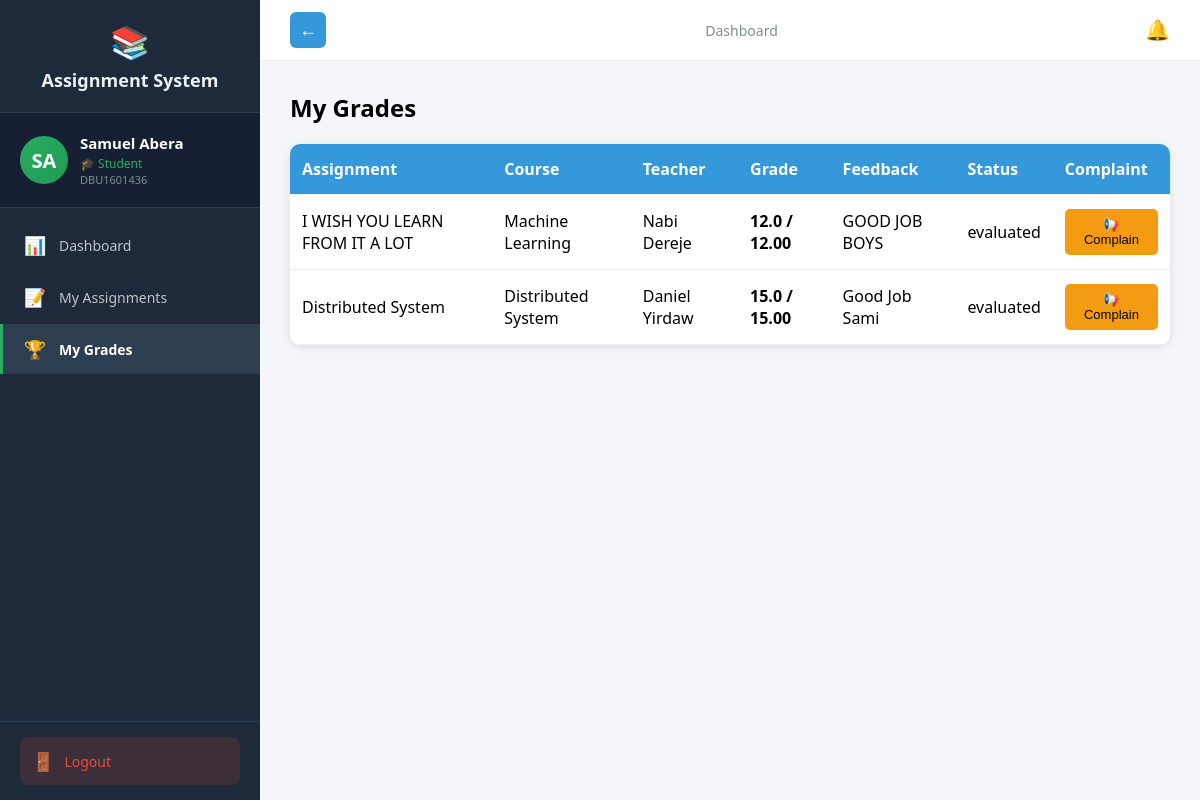
The page /student/grades (signed in) on the database as committed earlier.
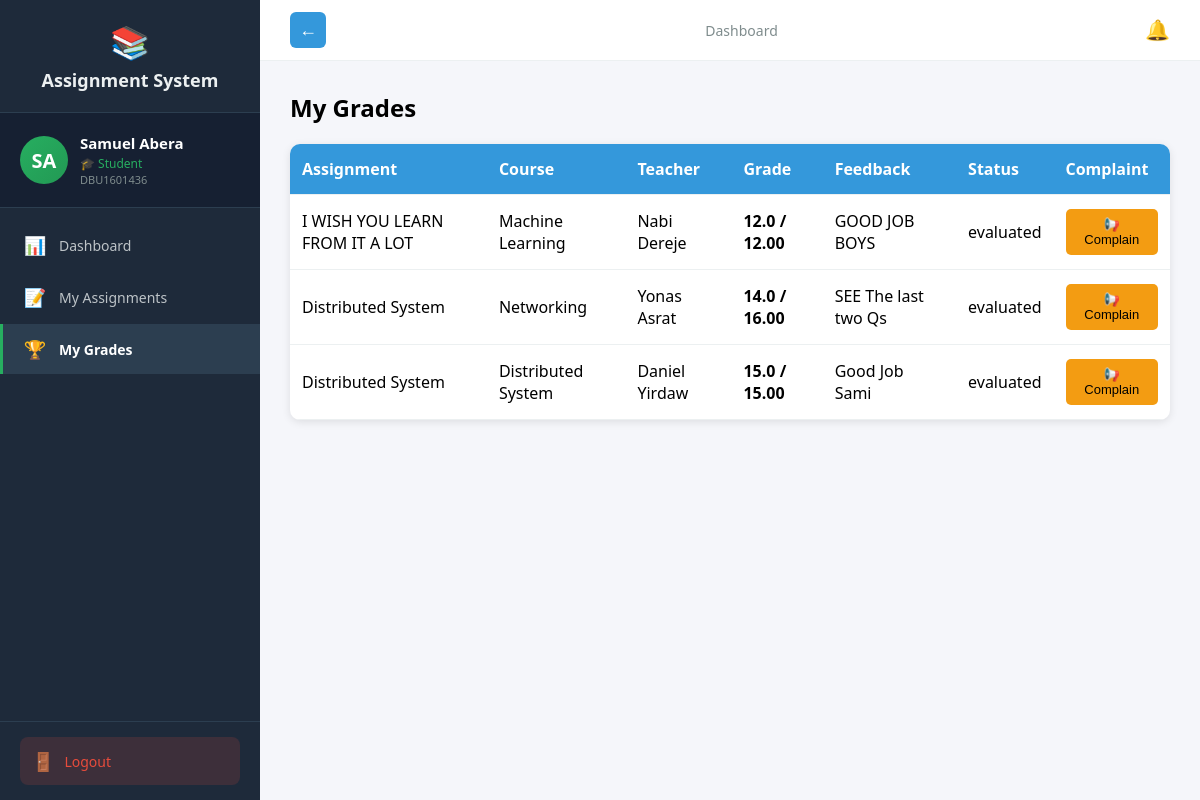
The same page on the database as committed later.
### tables this page shows
CREATE TABLE users (
            id TEXT PRIMARY KEY,
            user_id TEXT UNIQUE NOT NULL,
            first_name TEXT NOT NULL,
            last_name TEXT NOT NULL,
            email TEXT UNIQUE NOT NULL,
            password_hash TEXT NOT NULL,
            role TEXT NOT NULL,
            is_approved INTEGER DEFAULT 0,
            created_at TIMESTAMP DEFAULT CURRENT_TIMESTAMP,
            updated_at TIMESTAMP DEFAULT CURRENT_TIMESTAMP,
            node_id TEXT
        );

CREATE TABLE submissions (
            id TEXT PRIMARY KEY,
            assignment_id TEXT REFERENCES assignments(id),
            student_id TEXT REFERENCES students(id),
            files TEXT,
            student_comment TEXT,
            submitted_at TIMESTAMP DEFAULT CURRENT_TIMESTAMP,
            updated_at TIMESTAMP DEFAULT CURRENT_TIMESTAMP,
            grade REAL,
            feedback TEXT,
            evaluated_at TIMESTAMP,
            status TEXT DEFAULT 'submitted',
            complaint TEXT,
            complaint_status TEXT,
            group_id TEXT,
            node_id TEXT
        );

CREATE TABLE assignments (
            id TEXT PRIMARY KEY,
            title TEXT NOT NULL,
            description TEXT,
            teacher_id TEXT REFERENCES teachers(id),
            course_name TEXT NOT NULL,
            department TEXT NOT NULL,
            year INTEGER NOT NULL,
            deadline TIMESTAMP NOT NULL,
            late_submission INTEGER DEFAULT 0,
            penalty_per_day REAL DEFAULT 0.0,
            max_score REAL DEFAULT 100.0,
            is_group INTEGER DEFAULT 0,
            max_group_size INTEGER DEFAULT 1,
            teacher_comment TEXT,
            files TEXT,
            created_at TIMESTAMP DEFAULT CURRENT_TIMESTAMP,
            updated_at TIMESTAMP DEFAULT CURRENT_TIMESTAMP,
            node_id TEXT
        );

### routes_student.py (the view, shortened to what this page needs)
@student_bp.route('/grades')
@login_required
def grades():
    if current_user.role != 'student':
        return redirect(url_for('auth.login'))
    conn = get_db()
    cur = conn.cursor()
    cur.execute("SELECT id FROM students WHERE user_id = ?", (current_user.id,))
    student = cur.fetchone()
    if not student:
        return redirect(url_for('student.dashboard'))
    student_id = student['id']
    cur.execute("""
        SELECT a.title, a.course_name, u.first_name, u.last_name,
               s.grade, s.feedback, s.status, s.submitted_at, s.id as submission_id,
               s.complaint, s.complaint_status, a.max_score, a.penalty_per_day, a.deadline
        FROM submissions s
        JOIN assignments a ON s.assignment_id = a.id
        JOIN teachers t ON a.teacher_id = t.id
        JOIN users u ON t.user_id = u.id
        WHERE s.student_id = ?
        ORDER BY s.submitted_at DESC
    """, (student_id,))
    grades = cur.fetchall()
    processed = []
    from math import ceil
    for g in grades:
        max_score = float(g['max_score']) if g['max_score'] is not None else 100.0
        eff = max_score
        try:
            submitted_at = datetime.strptime(g['submitted_at'], '%Y-%m-%d %H:%M:%S') if g['submitted_at'] else None
            deadline_dt = datetime.strptime(g['deadline'], '%Y-%m-%d %H:%M:%S') if g['deadline'] else None
        except Exception:
            submitted_at = None
            deadline_dt = None
        processed.append((g[0], g[1], g[2], g[3], g[4], g[5], g[6], g[7], g[8], g[9], g[10], eff))
    conn.close()
    return render_template('student/grades.html', grades=processed)

### auth.py (called while the page is built)
def get_db():
    conn = sqlite3.connect('assignments.db')
    conn.row_factory = sqlite3.Row
    return conn

@login_manager.user_loader
def load_user(user_id):
    conn = get_db()
    cur = conn.cursor()
    cur.execute("SELECT id, user_id, first_name, last_name, email, role, is_approved FROM users WHERE id = ?", (user_id,))
    user = cur.fetchone()
    cur.close()
    conn.close()
    if user:
        from flask_login import UserMixin
        class User(UserMixin):
            pass
        u = User()
        u.id = user['id']
        u.user_id = user['user_id']
        u.first_name = user['first_name']
        u.last_name = user['last_name']
        u.email = user['email']
        u.role = user['role']
        u.is_approved = user['is_approved']
        return u
    return None

### routes_student.py (called while the page is built)
def get_db():
    conn = sqlite3.connect('assignments.db')
    conn.row_factory = sqlite3.Row
    return conn

### templates/student/grades.html (shortened to what this page needs)
{% extends "student_base.html" %}
{% block content %}
<h2>My Grades</h2>
{% if grades %}
<table>
    <tr><th>Assignment</th><th>Course</th><th>Teacher</th><th>Grade</th><th>Feedback</th><th>Status</th><th>Complaint</th></tr>
    {% for g in grades %}
    <tr>
        <td>{{ g[0] }}</td><td>{{ g[1] }}</td><td>{{ g[2] }} {{ g[3] }}</td>
        <td><strong>{% if g[4] is not none %}{{ g[4] }} / {{ '%.2f'|format(g[11]) }}{% else %}-{% endif %}</strong></td>
        <td>
            {% if g[5] %}
                {{ g[5] }}
            {% else %}
                <span style="color:#999;">No feedback yet</span>
            {% endif %}
        </td>
        <td>{{ g[6] }}</td>
        <td>
            {% if g[6] == 'evaluated' and g[4] is not none %}
                {% if g[9] %}
                    <span class="complaint-badge">📢 Complained</span>
                    {% if g[10] == 'responded' %}
                        <div class="response-box">
                            <strong>Response:</strong> {{ g[9] }}
                        </div>
                    {% else %}
                        <br><small style="color:#f39c12;">Pending response...</small>
                    {% endif %}
                {% else %}
                    <button class="btn btn-warning" onclick="showComplaint({{ g[8] }})">📢 Complain</button>
                {% endif %}
            {% else %}
                <small style="color:#999;">Available after evaluation</small>
            {% endif %}
        </td>
    </tr>
    {% endfor %}
</table>
{% else %}
<p>No grades yet.</p>
{% endif %}
{% endblock %}

### templates/student_base.html (shortened to what this page needs)
<!DOCTYPE html>
<html>
<head>
</head>
<body>
    <div class="layout">
        <div class="sidebar" id="sidebar">
            <div class="logo">
                <span class="icon">📚</span>
                Assignment System
            </div>
            <div class="profile-card">
                <div class="avatar">{{ current_user.first_name[0] }}{{ current_user.last_name[0] }}</div>
                <div class="info">
                    <div class="name">{{ current_user.first_name }} {{ current_user.last_name }}</div>
                    <div class="role">🎓 Student</div>
                    <div class="id-text">{{ current_user.user_id }}</div>
                </div>
            </div>
            <nav>
                <a href="/student/dashboard" class="{{ 'active' if request.path == '/student/dashboard' }}" onclick="closeSidebar()">
                    <span class="icon">📊</span> Dashboard
                </a>
                <a href="/student/dashboard#assignments" onclick="closeSidebar()">
                    <span class="icon">📝</span> My Assignments
                </a>
                <a href="/student/grades" class="{{ 'active' if request.path == '/student/grades' }}" onclick="closeSidebar()">
                    <span class="icon">🏆</span> My Grades
                </a>
            </nav>
            <div class="sidebar-footer">
                <a href="/logout" class="logout-btn">
                    <span class="icon">🚪</span> Logout
                </a>
            </div>
        </div>
        <div class="main">
            <div class="topbar">
                {% if request.path != '/student/dashboard' %}
                <button id="back-btn" class="back-btn" onclick="goBack()"><span class="back-icon">←</span></button>
                {% endif %}
                <div class="breadcrumb">
                    {% block page_title %}Dashboard{% endblock %}
                </div>
                <div style="position:relative;">
                    <button id="notifBell" class="notif-bell" aria-label="Notifications">🔔
                    </button>
                </div>
            </div>
            <div class="content">
                {% block content %}{% endblock %}
            </div>
        </div>
    </div>
</body>
</html>

### templates/student_base.html (style rules this page uses)
* { margin: 0; padding: 0; box-sizing: border-box; }
body { font-family: 'Segoe UI', Arial, sans-serif; background: #f5f6fa; }
.layout { display: flex; min-height: 100vh; }
.sidebar { width: 260px; background: #1e2a3a; color: #ecf0f1; padding: 0; position: fixed; height: 100vh; overflow-y: auto; z-index: 100; transition: transform 0.3s; display: flex; flex-direction: column; }
.sidebar .logo { padding: 20px; font-size: 18px; font-weight: bold; text-align: center; border-bottom: 1px solid #2c3e50; }
.sidebar .logo .icon { font-size: 32px; display: block; margin-bottom: 5px; }
.sidebar .profile-card { padding: 20px; border-bottom: 1px solid #2c3e50; display: flex; align-items: center; gap: 12px; background: #162032; }
.sidebar .profile-card .avatar { width: 48px; height: 48px; border-radius: 50%; background: linear-gradient(135deg, #27ae60, #229954); color: white; display: flex; align-items: center; justify-content: center; font-weight: bold; font-size: 20px; flex-shrink: 0; }
.sidebar .profile-card .info { overflow: hidden; }
.sidebar .profile-card .info .name { font-weight: 600; font-size: 15px; color: white; white-space: nowrap; overflow: hidden; text-overflow: ellipsis; }
.sidebar .profile-card .info .role { font-size: 12px; color: #27ae60; margin-top: 2px; }
.sidebar .profile-card .info .id-text { font-size: 11px; color: #7f8c8d; }
.sidebar nav { flex: 1; padding: 10px 0; }
.sidebar nav a { display: flex; align-items: center; padding: 13px 20px; color: #bdc3c7; text-decoration: none; font-size: 14px; border-left: 3px solid transparent; cursor: pointer; transition: all 0.2s; margin: 2px 0; }
.sidebar nav a.active { background: #2c3e50; color: white; border-left-color: #27ae60; font-weight: bold; }
.sidebar nav a .icon { margin-right: 12px; font-size: 18px; width: 24px; text-align: center; }
.sidebar .sidebar-footer { padding: 15px 20px; border-top: 1px solid #2c3e50; }
.sidebar .sidebar-footer .logout-btn { display: flex; align-items: center; gap: 10px; padding: 12px; background: rgba(231,76,60,0.15); color: #e74c3c; text-decoration: none; border-radius: 8px; font-size: 14px; font-weight: 500; transition: all 0.2s; }
.sidebar .sidebar-footer .logout-btn .icon { font-size: 18px; }
.main { margin-left: 260px; flex: 1; width: calc(100% - 260px); }
.topbar { background: white; padding: 12px 30px; display: flex; justify-content: space-between; align-items: center; border-bottom: 1px solid #ecf0f1; }
.back-btn { background: #3498db; color: white; border: none; padding: 6px 10px; border-radius: 6px; cursor: pointer; font-size: 16px; margin-right: 12px; display: inline-flex; align-items: center; justify-content: center; width:36px; height:36px; }
.back-btn .back-icon { font-weight: 700; font-size: 18px; line-height: 1; }
.topbar .breadcrumb { color: #7f8c8d; font-size: 14px; }
.notif-bell { position: relative; background: none; border: none; font-size: 20px; cursor: pointer; color: #2c3e50; }
.content { padding: 30px; }

### templates/student/grades.html (style rules this page uses)
table { width: 100%; border-collapse: collapse; margin: 20px 0; background: white; border-radius: 10px; overflow: hidden; box-shadow: 0 2px 8px rgba(0,0,0,0.1); }
th, td { padding: 14px 12px; text-align: left; border-bottom: 1px solid #ecf0f1; }
th { background: #3498db; color: white; }
.btn { padding: 8px 14px; border: none; border-radius: 5px; cursor: pointer; text-decoration: none; color: white; font-size: 13px; }
.btn-warning { background: #f39c12; color: black; }

Rows that differ between the two databases and show on the page:
added submissions: title "Distributed System", course_name "Networking", first_name "Yonas", last_name "Asrat", grade "14.0", feedback "SEE The last two Qs", status "evaluated"
added assignments: max_score "16.00"
